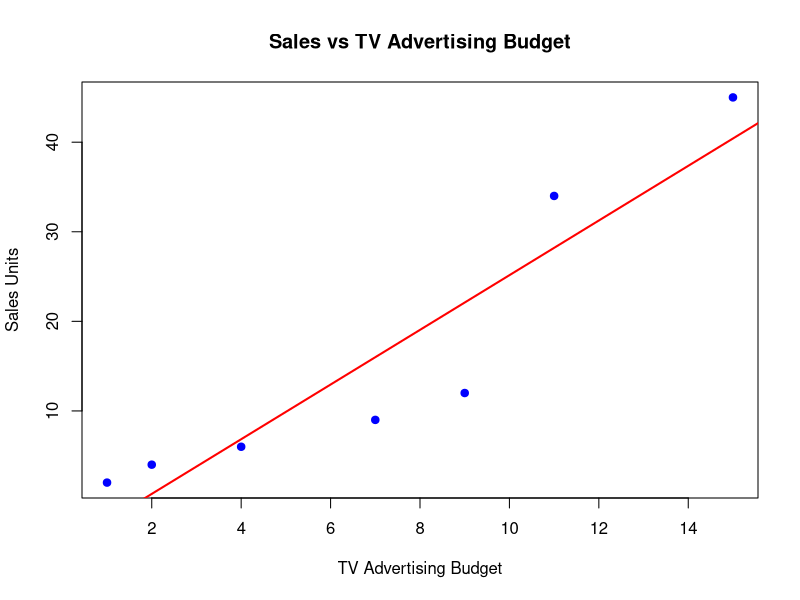

Write the R code that produced this figure.
# Data
sales <- c(2, 4, 6, 9, 12, 34, 45)
Tv <- c(1, 2, 4, 7, 9, 11, 15)

# Create a data frame
data <- data.frame(sales, Tv)

# Linear regression model
model <- lm(sales ~ Tv, data = data)

# Model summary
summary(model)

# Extract intercept and slope
intercept <- coef(model)[1]
slope <- coef(model)[2]

# Print coefficients
cat("Intercept:", intercept, "\n")
cat("Slope:", slope, "\n")

# Plot

plot(data$Tv, data$sales,
     main = "Sales vs TV Advertising Budget",
     xlab = "TV Advertising Budget",
     ylab = "Sales Units",
     pch = 19,
     col = "blue")

# Add regression line
abline(model, col = "red", lwd = 2)
